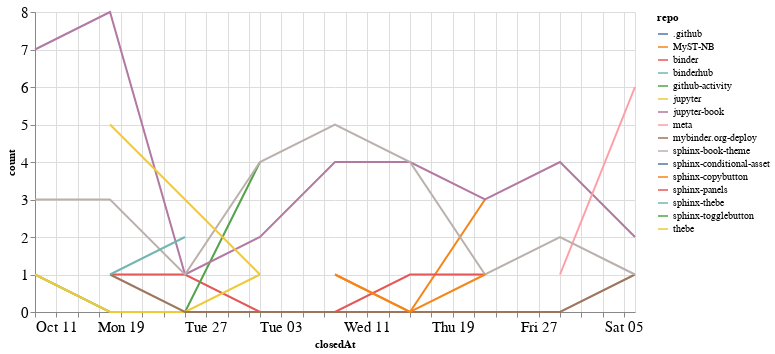

The notebook cell this image was saved under:
### Code cell
closed_by_time = closed_by.groupby('repo').resample('W', on='closedAt').count()['author'].reset_index()
closed_by_time = closed_by_time.rename(columns={'author': 'count'})

alt.Chart(closed_by_time, width=600).mark_line().encode(
    x='closedAt',
    y='count',
    color='repo',
    tooltip="repo"
)

### Figure 1 — Vega-Lite specification as saved in the notebook (floating-point values rounded to 4 significant figures)
{"config": {"axisLeft": {"labelFontSize": 15}, "axisBottom": {"labelFontSize": 15}}, "data": {"name": "data-339ab57a852145374ad2ac305c52e734"}, "mark": "line", "encoding": {"color": {"type": "nominal", "field": "repo"}, "tooltip": {"type": "nominal", "field": "repo"}, "x": {"type": "temporal", "field": "closedAt"}, "y": {"type": "quantitative", "field": "count"}}, "width": 600, "$schema": "https://vega.github.io/schema/vega-lite/v4.8.1.json", "datasets": {"data-339ab57a852145374ad2ac305c52e734": [{"repo": ".github", "closedAt": "2020-11-08T00:00:00", "count": 1}, {"repo": "MyST-NB", "closedAt": "2020-11-08T00:00:00", "count": 1}, {"repo": "MyST-NB", "closedAt": "2020-11-15T00:00:00", "count": 0}, {"repo": "MyST-NB", "closedAt": "2020-11-22T00:00:00", "count": 3}, {"repo": "binder", "closedAt": "2020-10-18T00:00:00", "count": 1}, {"repo": "binder", "closedAt": "2020-10-25T00:00:00", "count": 1}, {"repo": "binder", "closedAt": "2020-11-01T00:00:00", "count": 0}, {"repo": "binder", "closedAt": "2020-11-08T00:00:00", "count": 0}, {"repo": "binder", "closedAt": "2020-11-15T00:00:00", "count": 1}, {"repo": "binder", "closedAt": "2020-11-22T00:00:00", "count": 1}, {"repo": "binderhub", "closedAt": "2020-11-01T00:00:00", "count": 1}, {"repo": "github-activity", "closedAt": "2020-10-11T00:00:00", "count": 1}, {"repo": "github-activity", "closedAt": "2020-10-18T00:00:00", "count": 0}, {"repo": "github-activity", "closedAt": "2020-10-25T00:00:00", "count": 0}, {"repo": "github-activity", "closedAt": "2020-11-01T00:00:00", "count": 4}, {"repo": "jupyter", "closedAt": "2020-10-11T00:00:00", "count": 1}, {"repo": "jupyter", "closedAt": "2020-10-18T00:00:00", "count": 0}, {"repo": "jupyter", "closedAt": "2020-10-25T00:00:00", "count": 0}, {"repo": "jupyter", "closedAt": "2020-11-01T00:00:00", "count": 1}, {"repo": "jupyter-book", "closedAt": "2020-10-11T00:00:00", "count": 7}, {"repo": "jupyter-book", "closedAt": "2020-10-18T00:00:00", "count": 8}, {"repo": "jupyter-book", "closedAt": "2020-10-25T00:00:00", "count": 1}, {"repo": "jupyter-book", "closedAt": "2020-11-01T00:00:00", "count": 2}, {"repo": "jupyter-book", "closedAt": "2020-11-08T00:00:00", "count": 4}, {"repo": "jupyter-book", "closedAt": "2020-11-15T00:00:00", "count": 4}, {"repo": "jupyter-book", "closedAt": "2020-11-22T00:00:00", "count": 3}, {"repo": "jupyter-book", "closedAt": "2020-11-29T00:00:00", "count": 4}, {"repo": "jupyter-book", "closedAt": "2020-12-06T00:00:00", "count": 2}, {"repo": "meta", "closedAt": "2020-11-29T00:00:00", "count": 1}, {"repo": "meta", "closedAt": "2020-12-06T00:00:00", "count": 6}, {"repo": "mybinder.org-deploy", "closedAt": "2020-10-18T00:00:00", "count": 1}, {"repo": "mybinder.org-deploy", "closedAt": "2020-10-25T00:00:00", "count": 0}, {"repo": "mybinder.org-deploy", "closedAt": "2020-11-01T00:00:00", "count": 0}, {"repo": "mybinder.org-deploy", "closedAt": "2020-11-08T00:00:00", "count": 0}, {"repo": "mybinder.org-deploy", "closedAt": "2020-11-15T00:00:00", "count": 0}, {"repo": "mybinder.org-deploy", "closedAt": "2020-11-22T00:00:00", "count": 0}, {"repo": "mybinder.org-deploy", "closedAt": "2020-11-29T00:00:00", "count": 0}, {"repo": "mybinder.org-deploy", "closedAt": "2020-12-06T00:00:00", "count": 1}, {"repo": "sphinx-book-theme", "closedAt": "2020-10-11T00:00:00", "count": 3}, {"repo": "sphinx-book-theme", "closedAt": "2020-10-18T00:00:00", "count": 3}, {"repo": "sphinx-book-theme", "closedAt": "2020-10-25T00:00:00", "count": 1}, {"repo": "sphinx-book-theme", "closedAt": "2020-11-01T00:00:00", "count": 4}, {"repo": "sphinx-book-theme", "closedAt": "2020-11-08T00:00:00", "count": 5}, {"repo": "sphinx-book-theme", "closedAt": "2020-11-15T00:00:00", "count": 4}, {"repo": "sphinx-book-theme", "closedAt": "2020-11-22T00:00:00", "count": 1}, {"repo": "sphinx-book-theme", "closedAt": "2020-11-29T00:00:00", "count": 2}, {"repo": "sphinx-book-theme", "closedAt": "2020-12-06T00:00:00", "count": 1}, {"repo": "sphinx-conditional-asset", "closedAt": "2020-10-25T00:00:00", "count": 2}, {"repo": "sphinx-copybutton", "closedAt": "2020-11-08T00:00:00", "count": 1}, {"repo": "sphinx-copybutton", "closedAt": "2020-11-15T00:00:00", "count": 0}, {"repo": "sphinx-copybutton", "closedAt": "2020-11-22T00:00:00", "count": 1}, {"repo": "sphinx-panels", "closedAt": "2020-10-18T00:00:00", "count": 1}, {"repo": "sphinx-thebe", "closedAt": "2020-10-18T00:00:00", "count": 1}, {"repo": "sphinx-thebe", "closedAt": "2020-10-25T00:00:00", "count": 2}, {"repo": "sphinx-togglebutton", "closedAt": "2020-10-25T00:00:00", "count": 3}, {"repo": "thebe", "closedAt": "2020-10-18T00:00:00", "count": 5}, {"repo": "thebe", "closedAt": "2020-10-25T00:00:00", "count": 3}, {"repo": "thebe", "closedAt": "2020-11-01T00:00:00", "count": 1}]}}
